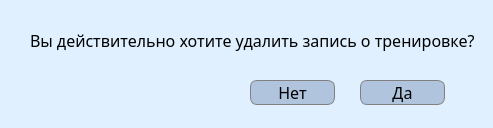
<?xml version="1.0" encoding="UTF-8"?>
<ui version="4.0">
 <class>Dialog</class>
 <widget class="QDialog" name="Dialog">
  <property name="geometry">
   <rect>
    <x>0</x>
    <y>0</y>
    <width>493</width>
    <height>128</height>
   </rect>
  </property>
  <property name="windowTitle">
   <string>Предупреждение!</string>
  </property>
  <property name="styleSheet">
   <string notr="true">#Dialog {
background-color: #e0f0ff
}</string>
  </property>
  <widget class="QLabel" name="label">
   <property name="geometry">
    <rect>
     <x>30</x>
     <y>20</y>
     <width>461</width>
     <height>41</height>
    </rect>
   </property>
   <property name="styleSheet">
    <string notr="true">#label {
font-family: Avenir Next;
font-size: 16px;
}</string>
   </property>
   <property name="text">
    <string>Вы действительно хотите удалить запись о тренировке?</string>
   </property>
  </widget>
  <widget class="QPushButton" name="pushButton">
   <property name="geometry">
    <rect>
     <x>250</x>
     <y>80</y>
     <width>85</width>
     <height>25</height>
    </rect>
   </property>
   <property name="styleSheet">
    <string notr="true">#pushButton {
background-color: #b0c4de;
border-radius:7%;
border: 1px solid grey;
font-family: Avenir Next;
font-size: 16px;
}

#pushButton:hover {
background-color: #9db1cc
}</string>
   </property>
   <property name="text">
    <string>Нет</string>
   </property>
  </widget>
  <widget class="QPushButton" name="pushButton_2">
   <property name="geometry">
    <rect>
     <x>360</x>
     <y>80</y>
     <width>85</width>
     <height>25</height>
    </rect>
   </property>
   <property name="styleSheet">
    <string notr="true">#pushButton_2 {
background-color: #b0c4de;
border-radius:7%;
border: 1px solid grey;
font-family: Avenir Next;
font-size: 16px;
}

#pushButton_2:hover {
background-color: #cf7373
}</string>
   </property>
   <property name="text">
    <string>Да</string>
   </property>
  </widget>
 </widget>
 <resources/>
 <connections/>
</ui>
